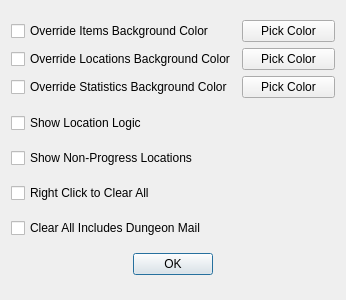
<?xml version="1.0" encoding="UTF-8"?>
<ui version="4.0">
 <class>TrackerPreferencesDialog</class>
 <widget class="QDialog" name="TrackerPreferencesDialog">
  <property name="geometry">
   <rect>
    <x>0</x>
    <y>0</y>
    <width>346</width>
    <height>300</height>
   </rect>
  </property>
  <property name="windowTitle">
   <string>Dialog</string>
  </property>
  <layout class="QVBoxLayout" name="verticalLayout">
   <item>
    <layout class="QGridLayout" name="color_override_layout">
     <item row="1" column="0">
      <widget class="QCheckBox" name="override_locations_background_color">
       <property name="text">
        <string>Override Locations Background Color</string>
       </property>
      </widget>
     </item>
     <item row="0" column="0">
      <widget class="QCheckBox" name="override_items_background_color">
       <property name="text">
        <string>Override Items Background Color</string>
       </property>
      </widget>
     </item>
     <item row="0" column="1">
      <widget class="QPushButton" name="pick_items_background_color">
       <property name="text">
        <string>Pick Color</string>
       </property>
      </widget>
     </item>
     <item row="1" column="1">
      <widget class="QPushButton" name="pick_locations_background_color">
       <property name="text">
        <string>Pick Color</string>
       </property>
      </widget>
     </item>
     <item row="2" column="0">
      <widget class="QCheckBox" name="override_statistics_background_color">
       <property name="text">
        <string>Override Statistics Background Color</string>
       </property>
      </widget>
     </item>
     <item row="2" column="1">
      <widget class="QPushButton" name="pick_statistics_background_color">
       <property name="text">
        <string>Pick Color</string>
       </property>
      </widget>
     </item>
    </layout>
   </item>
   <item>
    <widget class="QCheckBox" name="show_location_logic">
     <property name="text">
      <string>Show Location Logic</string>
     </property>
    </widget>
   </item>
   <item>
    <widget class="QCheckBox" name="show_nonprogress_locations">
     <property name="text">
      <string>Show Non-Progress Locations</string>
     </property>
    </widget>
   </item>
   <item>
    <widget class="QCheckBox" name="right_click_to_clear_all">
     <property name="text">
      <string>Right Click to Clear All</string>
     </property>
    </widget>
   </item>
   <item>
    <widget class="QCheckBox" name="clear_all_includes_dungeon_mail">
     <property name="text">
      <string>Clear All Includes Dungeon Mail</string>
     </property>
    </widget>
   </item>
   <item>
    <widget class="QDialogButtonBox" name="buttonBox">
     <property name="orientation">
      <enum>Qt::Orientation::Horizontal</enum>
     </property>
     <property name="standardButtons">
      <set>QDialogButtonBox::StandardButton::Ok</set>
     </property>
     <property name="centerButtons">
      <bool>true</bool>
     </property>
    </widget>
   </item>
  </layout>
 </widget>
 <resources/>
 <connections>
  <connection>
   <sender>buttonBox</sender>
   <signal>accepted()</signal>
   <receiver>TrackerPreferencesDialog</receiver>
   <slot>accept()</slot>
   <hints>
    <hint type="sourcelabel">
     <x>248</x>
     <y>254</y>
    </hint>
    <hint type="destinationlabel">
     <x>157</x>
     <y>274</y>
    </hint>
   </hints>
  </connection>
  <connection>
   <sender>buttonBox</sender>
   <signal>rejected()</signal>
   <receiver>TrackerPreferencesDialog</receiver>
   <slot>reject()</slot>
   <hints>
    <hint type="sourcelabel">
     <x>316</x>
     <y>260</y>
    </hint>
    <hint type="destinationlabel">
     <x>286</x>
     <y>274</y>
    </hint>
   </hints>
  </connection>
 </connections>
</ui>
